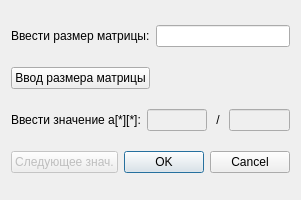
<?xml version="1.0" encoding="UTF-8"?>
<ui version="4.0">
 <class>addValueMatrixDialog</class>
 <widget class="QDialog" name="addValueMatrixDialog">
  <property name="geometry">
   <rect>
    <x>0</x>
    <y>0</y>
    <width>300</width>
    <height>200</height>
   </rect>
  </property>
  <property name="windowTitle">
   <string>Dialog</string>
  </property>
  <layout class="QVBoxLayout" name="verticalLayout_2">
   <item>
    <layout class="QHBoxLayout" name="horizontalLayout_3">
     <item>
      <widget class="QLabel" name="sizeLabel">
       <property name="text">
        <string>Ввести размер матрицы:</string>
       </property>
      </widget>
     </item>
     <item>
      <widget class="QLineEdit" name="sizeLineEdit"/>
     </item>
    </layout>
   </item>
   <item>
    <layout class="QHBoxLayout" name="horizontalLayout_4">
     <item>
      <widget class="QPushButton" name="sizeButton">
       <property name="text">
        <string>Ввод размера матрицы</string>
       </property>
      </widget>
     </item>
     <item>
      <spacer name="horizontalSpacer">
       <property name="orientation">
        <enum>Qt::Horizontal</enum>
       </property>
       <property name="sizeHint" stdset="0">
        <size>
         <width>40</width>
         <height>20</height>
        </size>
       </property>
      </spacer>
     </item>
    </layout>
   </item>
   <item>
    <layout class="QHBoxLayout" name="horizontalLayout">
     <item>
      <widget class="QLabel" name="mainLabel">
       <property name="text">
        <string>Ввести значение a[*][*]:</string>
       </property>
      </widget>
     </item>
     <item>
      <widget class="QLineEdit" name="numeratorLineEdit">
       <property name="enabled">
        <bool>false</bool>
       </property>
      </widget>
     </item>
     <item>
      <widget class="QLabel" name="separator">
       <property name="text">
        <string> / </string>
       </property>
      </widget>
     </item>
     <item>
      <widget class="QLineEdit" name="dividerLineEdit">
       <property name="enabled">
        <bool>false</bool>
       </property>
      </widget>
     </item>
    </layout>
   </item>
   <item>
    <layout class="QHBoxLayout" name="horizontalLayout_2">
     <item>
      <widget class="QPushButton" name="nextValueButton">
       <property name="enabled">
        <bool>false</bool>
       </property>
       <property name="text">
        <string>Следующее знач.</string>
       </property>
      </widget>
     </item>
     <item>
      <widget class="QDialogButtonBox" name="buttonBox">
       <property name="orientation">
        <enum>Qt::Horizontal</enum>
       </property>
       <property name="standardButtons">
        <set>QDialogButtonBox::Cancel|QDialogButtonBox::Ok</set>
       </property>
      </widget>
     </item>
    </layout>
   </item>
  </layout>
 </widget>
 <resources/>
 <connections>
  <connection>
   <sender>buttonBox</sender>
   <signal>accepted()</signal>
   <receiver>addValueMatrixDialog</receiver>
   <slot>accept()</slot>
   <hints>
    <hint type="sourcelabel">
     <x>248</x>
     <y>254</y>
    </hint>
    <hint type="destinationlabel">
     <x>157</x>
     <y>274</y>
    </hint>
   </hints>
  </connection>
  <connection>
   <sender>buttonBox</sender>
   <signal>rejected()</signal>
   <receiver>addValueMatrixDialog</receiver>
   <slot>reject()</slot>
   <hints>
    <hint type="sourcelabel">
     <x>316</x>
     <y>260</y>
    </hint>
    <hint type="destinationlabel">
     <x>286</x>
     <y>274</y>
    </hint>
   </hints>
  </connection>
 </connections>
</ui>
